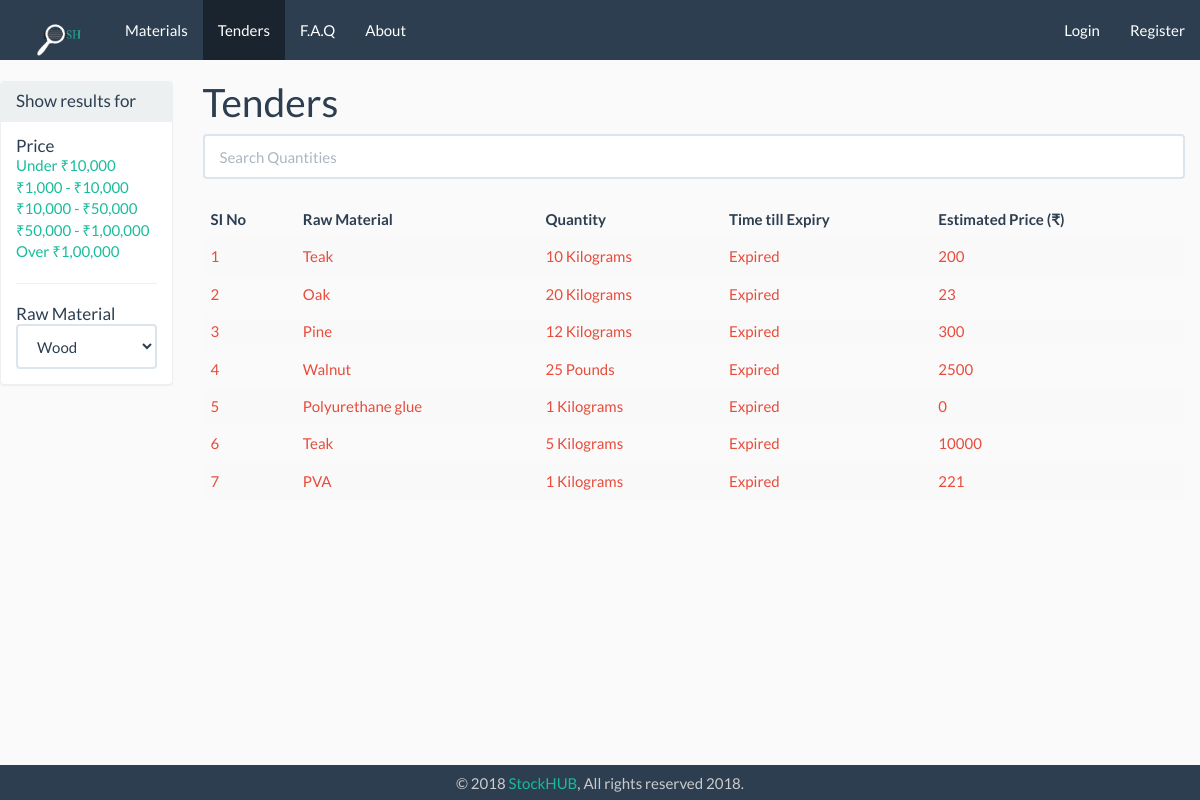
Before: /index.php/tenders with the older database file.
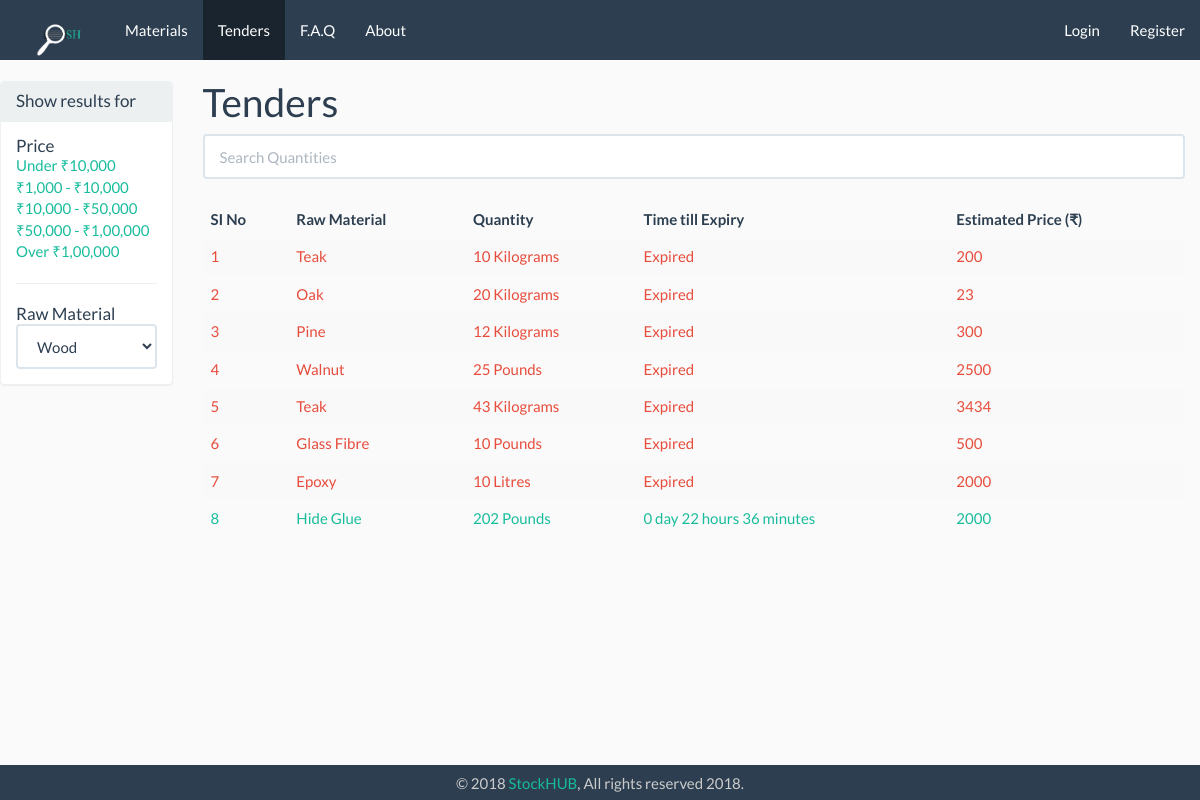
After: the same page with the newer database file.
### tables this page shows
CREATE TABLE `tender` (
  `tender_id` int(11) NOT NULL,
  `m_id` varchar(11) NOT NULL,
  `raw_material_id` int(11) NOT NULL,
  `tender_quantity` int(11) NOT NULL,
  `tender_quantity_unit` varchar(15) NOT NULL,
  `date_of_submission` date NOT NULL,
  `time_submission` time NOT NULL,
  `date_expire` date NOT NULL,
  `time_expire` time NOT NULL,
  `delivery_location` int(11) NOT NULL,
  `estimated_price` int(9) NOT NULL,
  `extra_info` text,
  `tender_status` set('active','ongoing','completed','expired','cancelled') NOT NULL
);

CREATE TABLE `raw_material` (
  `raw_material_id` int(11) NOT NULL,
  `rm_name` varchar(255) NOT NULL,
  `material_subcat_id` int(255) NOT NULL,
  `rm_slug` varchar(255) NOT NULL,
  `rm_pic` varchar(255) NOT NULL,
  `rm_desc` text NOT NULL,
  `rm_adv` text NOT NULL,
  `rm_disadv` text NOT NULL,
  `rm_created_at` timestamp NOT NULL DEFAULT CURRENT_TIMESTAMP ON UPDATE CURRENT_TIMESTAMP
);

### application/controllers/Tenders.php (called while the page is built, shortened)
<?php
	class Tenders extends CI_Controller{
		public function index(){
            $data['title'] = 'Tenders';
            $data['tenders'] = $this->tender_model->get_tenders();
            $this->load->view('templates/header', $data);
            $this->load->view('tenders/index', $data);
            $this->load->view('templates/footer');
        }
	}

### index.php (called while the page is built, shortened)
<?php
require_once BASEPATH.'core/CodeIgniter.php';

### application/helpers/utility_helper.php (called while the page is built)
<?php if ( ! defined('BASEPATH')) exit('No direct script access allowed');
if ( ! function_exists('asset_url()'))
{
  function asset_url()
  {
     return base_url().'assets/';
  }
}

### application/models/Tender_model.php (called while the page is built, shortened)
<?php
	class  Tender_model extends CI_Model{
        public function get_tenders($id = FALSE){
			$this->db->join('raw_material','raw_material.raw_material_id = tender.raw_material_id');
			if($id === FALSE){
				$query = $this->db->get('tender');
				return $query->result_array();
			}
			$this->db->join('manufacturers','manufacturers.m_id = tender.m_id');
			$this->db->join('material_subcat','material_subcat.subcat_id = raw_material.material_subcat_id');
			$query = $this->db->get_where('tender', array('tender_id' => $id));
			return $query->row_array();
		}
	}

### application/views/tenders/index.php (the view, shortened to what this page needs)
<div class="row">
    <div class="col-md-2">
        <div class="panel panel-default">
            <div class="panel-heading">
                <h3 class="panel-title">Show results for</h3>
            </div>
            <div class="panel-body">
                    <h3 class="panel-title">Price</h3>
                        <li class="list-unstyled"><a href="#">Under ₹10,000</a></li>
                        <li class="list-unstyled"><a href="#">₹1,000 - ₹10,000</a></li>
                        <li class="list-unstyled"><a href="#">₹10,000 - ₹50,000</a></li>
                        <li class="list-unstyled"><a href="#">₹50,000 - ₹1,00,000</a></li>
                        <li class="list-unstyled"><a href="#">Over ₹1,00,000</a></li>
                    <hr>
                    <h3 class="panel-title">Raw Material</h3>
                        <select class="form-control" id="sel1" name="tender_quantity_unit">
                            <option value="wood">Wood</option>
                        </select>
        </div>
        </div>
    </div>
    <div class="col-md-10">
        <h1><?= $title ?></h1>
        <input class="form-control" id="tenderSearchInput" type="text" placeholder="Search" >
        <br>
        <table class="table table-striped table-hover " id="tenderSearchTable">
            <thead>
                <tr>
                    <th>SI No</th>
                    <th onclick="sortTable(0)" >Raw Material</th>
                    <th onclick="sortTable(1)" >Quantity</th>
                    <th onclick="sortTable(2)" >Time till Expiry</th>
                    <th onclick="sortTable(3)" >Estimated Price (₹)</th>
                </tr>
            </thead>
            <tbody id="tenderSearchTableBody">
                <?php $i = 1; ?>
                <?php foreach($tenders as $tender): ?>
                        <tr>
                            <td> <a href="<?php echo base_url(); ?>tenders/view/<?php echo($tender['tender_id']); ?>"></a> <?php echo($i++);?></td>
                            <td><?php echo ($tender['rm_name']);?></td>
                            <td><?php echo ($tender['tender_quantity']." ".$tender['tender_quantity_unit']);?> </td>
                            <td id="tenderSearchTableTD">
                            <?php
                                $expdate = $tender['date_expire'];
                                $exptime = $tender['time_expire'];
                                $exp = date('Y-m-d H:i:s', strtotime("$expdate $exptime "));
                                $datetime1 = new DateTime();
                                $datetime2 = new DateTime($exp);
                                if ( $datetime1 >  $datetime2){
                                    echo("Expired");
                                }
                                else{
                                    $interval = $datetime1->diff($datetime2);
                                    echo $interval->format('%d day %h hours %i minutes');
                                }
                            ?>
                            </td>
                            <td><?php echo ($tender['estimated_price']);?></td>
                        </tr>
                <?php endforeach; ?>
            </tbody>
        </table>
    </div>
</div>

### application/views/templates/header.php (shortened to what this page needs)
<!DOCTYPE html>
<html>
<head>
    <link rel="stylesheet" type="text/css"  href="<?php echo asset_url();?>css/bootstrap.min.css" />
    <link rel="stylesheet" type="text/css"  href="<?php echo asset_url();?>css/style.css" />
    <link rel="stylesheet" type="text/css"  href="<?php echo asset_url();?>css/animate.min.css" />
    <link rel="stylesheet" type="text/css"  href="<?php echo asset_url();?>css/awesomplete.css" />
    <link rel="stylesheet" type="text/css"  href="<?php echo asset_url();?>css/fontawesome-all.min.css" />
</head>
<body>
    <nav class="navbar-fixed-top navbar-default">
        <div class="container-fluid">
            <div class="navbar-header">
            <?php if($title!="Home") :?>
                <a class="navbar-brand" href="<?php echo base_url(); ?>"><img style="height:290%; padding-top:0px; padding-bottom:21px;" src="http://localhost/Stockhub/assets/images/altlogo.png"></a>
            <?php endif;?>
            </div>
            <div class="collapse navbar-collapse" id="bs-example-navbar-collapse-1">
            <ul class="nav navbar-nav">
                <li class="<?php if ($title=="Materials") {echo "active"; } else  {echo "noactive";} ?>"> <a href="<?php echo base_url(); ?>materials">Materials</a></li>
                <li class="<?php if ($title=="Tenders") {echo "active"; } else  {echo "noactive";} ?>"> <a href="<?php echo base_url(); ?>tenders">Tenders</a></li>
                <li class="<?php if ($title=="Faq") {echo "active"; } else  {echo "noactive";} ?>"> <a href="<?php echo base_url(); ?>faq">F.A.Q</a></li>
                <li class="<?php if ($title=="About") {echo "active"; } else  {echo "noactive";} ?>"> <a href="<?php echo base_url(); ?>about">About</a></li>
            </ul>
            <ul class="nav navbar-nav navbar-right">
                <?php if(!$this->session->userdata('logged_in')) : ?>
                    <li class="<?php if ($title=="Login") {echo "active"; } else  {echo "noactive";} ?>"> <a href="<?php echo base_url(); ?>users/login">Login</a></li>
                    <li class="<?php if ($title=="Sign Up") {echo "active"; } else  {echo "noactive";} ?>"> <a href="<?php echo base_url(); ?>users/register">Register</a></li>
                <?php endif; ?>
            </ul>
            </div>
        </div>
    </nav>

### application/views/templates/footer.php (shortened to what this page needs)
    <footer class="navbar-default navbar-fixed-bottom hidden-xs">
        <div class="container-fluid">
            <p>© 2018<a style="color:#fffff; text-decoration:none;" href="<?php echo base_url(); ?>about"> StockHUB</a>, All rights reserved 2018.</p>
        </div>
    </footer>
</body>
</html>

### assets/css/style.css (style rules this page uses)
body { background: #FAFAFA; padding-bottom: 33px; padding-top: 60px; }
.row { margin-right: 0px; }
ul { list-style-type: none; padding: 0; }
footer { background-color: #757575; height: 35px; text-align: center; color: #CCC; }
footer p { padding: 10.5px; margin: 0px; line-height: 100%; }

Changed rows visible on the page:
changed tender (number 5 of 8 on the later page): raw_material.rm_name "Polyurethane glue" → "Teak"; tender_quantity "1" → "43"; estimated_price "0" → "3434"
changed tender: raw_material.rm_name "Teak" → "Glass Fibre"; tender_quantity "5" → "10"; tender_quantity_unit "Kilograms" → "Pounds"; estimated_price "10000" → "500"
changed tender: raw_material.rm_name "PVA" → "Epoxy"; tender_quantity "1" → "10"; tender_quantity_unit "Kilograms" → "Litres"; estimated_price "221" → "2000"
added tender: raw_material.rm_name "Hide Glue", tender_quantity "202", tender_quantity_unit "Pounds", $interval->format('%d day %h hours %i minutes') "0 day 22 hours 36 minutes", estimated_price "2000"
